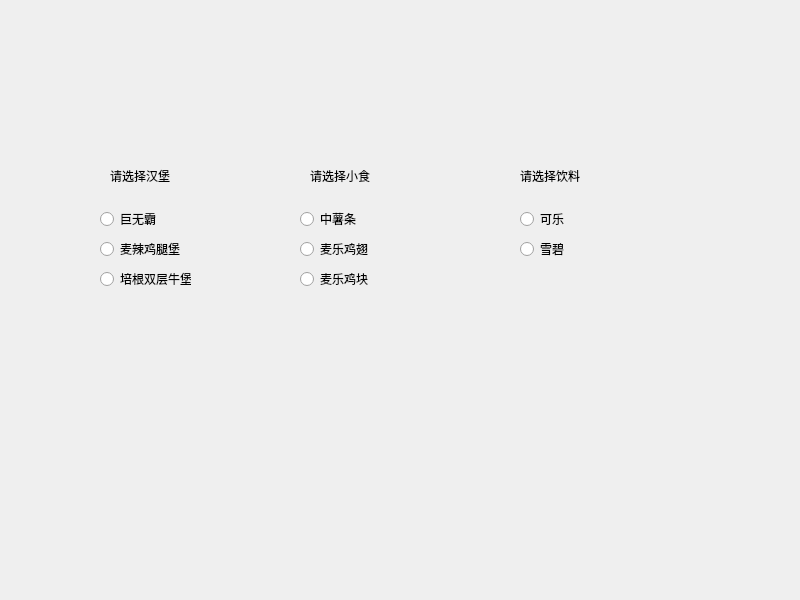
<?xml version="1.0" encoding="UTF-8"?>
<ui version="4.0">
 <class>Widget</class>
 <widget class="QWidget" name="Widget">
  <property name="geometry">
   <rect>
    <x>0</x>
    <y>0</y>
    <width>800</width>
    <height>600</height>
   </rect>
  </property>
  <property name="windowTitle">
   <string>Widget</string>
  </property>
  <widget class="QLabel" name="label">
   <property name="geometry">
    <rect>
     <x>110</x>
     <y>160</y>
     <width>131</width>
     <height>31</height>
    </rect>
   </property>
   <property name="text">
    <string>请选择汉堡</string>
   </property>
  </widget>
  <widget class="QLabel" name="label_2">
   <property name="geometry">
    <rect>
     <x>310</x>
     <y>160</y>
     <width>131</width>
     <height>31</height>
    </rect>
   </property>
   <property name="text">
    <string>请选择小食</string>
   </property>
  </widget>
  <widget class="QLabel" name="label_3">
   <property name="geometry">
    <rect>
     <x>520</x>
     <y>160</y>
     <width>131</width>
     <height>31</height>
    </rect>
   </property>
   <property name="text">
    <string>请选择饮料</string>
   </property>
  </widget>
  <widget class="QRadioButton" name="radioButton">
   <property name="geometry">
    <rect>
     <x>100</x>
     <y>210</y>
     <width>91</width>
     <height>18</height>
    </rect>
   </property>
   <property name="text">
    <string>巨无霸</string>
   </property>
  </widget>
  <widget class="QRadioButton" name="radioButton_2">
   <property name="geometry">
    <rect>
     <x>100</x>
     <y>240</y>
     <width>91</width>
     <height>18</height>
    </rect>
   </property>
   <property name="text">
    <string>麦辣鸡腿堡</string>
   </property>
  </widget>
  <widget class="QRadioButton" name="radioButton_3">
   <property name="geometry">
    <rect>
     <x>100</x>
     <y>270</y>
     <width>91</width>
     <height>18</height>
    </rect>
   </property>
   <property name="text">
    <string>培根双层牛堡</string>
   </property>
  </widget>
  <widget class="QRadioButton" name="radioButton_4">
   <property name="geometry">
    <rect>
     <x>300</x>
     <y>210</y>
     <width>91</width>
     <height>18</height>
    </rect>
   </property>
   <property name="text">
    <string>中薯条</string>
   </property>
  </widget>
  <widget class="QRadioButton" name="radioButton_5">
   <property name="geometry">
    <rect>
     <x>300</x>
     <y>240</y>
     <width>91</width>
     <height>18</height>
    </rect>
   </property>
   <property name="text">
    <string>麦乐鸡翅</string>
   </property>
  </widget>
  <widget class="QRadioButton" name="radioButton_6">
   <property name="geometry">
    <rect>
     <x>300</x>
     <y>270</y>
     <width>91</width>
     <height>18</height>
    </rect>
   </property>
   <property name="text">
    <string>麦乐鸡块</string>
   </property>
  </widget>
  <widget class="QRadioButton" name="radioButton_7">
   <property name="geometry">
    <rect>
     <x>520</x>
     <y>210</y>
     <width>91</width>
     <height>18</height>
    </rect>
   </property>
   <property name="text">
    <string>可乐</string>
   </property>
  </widget>
  <widget class="QRadioButton" name="radioButton_8">
   <property name="geometry">
    <rect>
     <x>520</x>
     <y>240</y>
     <width>91</width>
     <height>18</height>
    </rect>
   </property>
   <property name="text">
    <string>雪碧</string>
   </property>
  </widget>
 </widget>
 <resources/>
 <connections/>
</ui>
